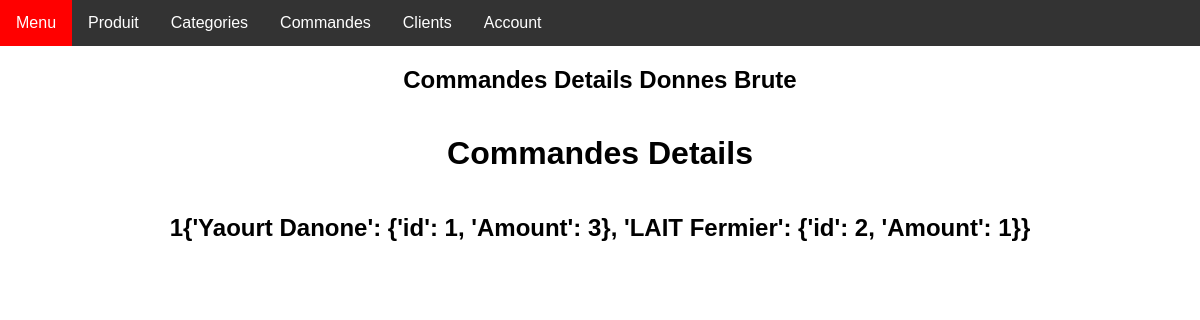
Before: /employer/commandes/detail/1/ with the older database file.
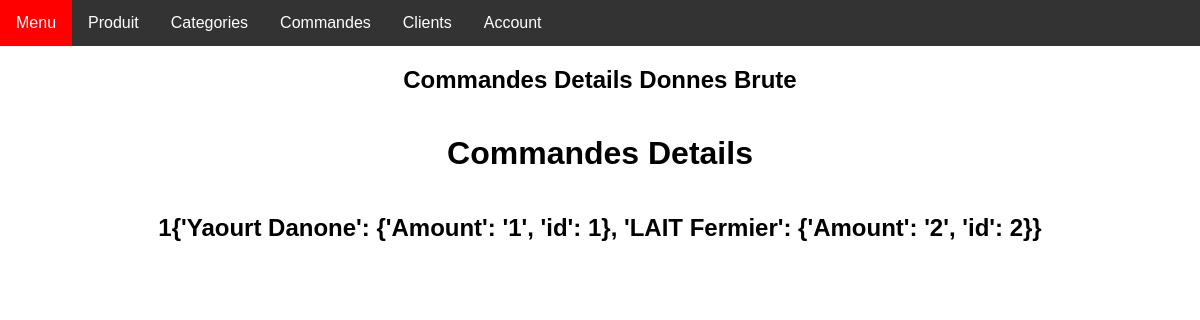
After: the same page with the newer database file.
### employer/models.py (models this page shows)
class Commandes(models.Model):
    client = models.ForeignKey(Clients,on_delete=models.CASCADE)
    date = models.DateTimeField()
    commande = models.TextField(null=False,default="{}")
    def __str__(self) -> str:
        return str(self.id) +"" +self.commande

### employer/views/commandes/commandes_detail.py (the view)
# urls.py: path('commandes/detail/<int:pk>/', CommandesDetailView.as_view(), name='commandes_detail'),
class CommandesDetailView(DetailView):
    model = Commandes
    template_name = "commandes/commandes_detail.html"

### employer/templates/commandes/commandes_detail.html (shortened to what this page needs)
{% extends "main.html" %}
{% block content %}
<h2 class="form-title">Commandes Details Donnes Brute</h2>
<h1>Commandes Details</h1>
<h2>{{object}}</h2>
{% endblock %}

Changed rows visible on the page:
changed Commandes: id+commande "1{'Yaourt Danone': {'id': 1, 'Amount': 3}, 'LAIT Fermier': {'id': 2, 'Amount': 1}}" → "1{'Yaourt Danone': {'Amount': '1', 'id': 1}, 'LAIT Fermier': {'Amount': '2', 'id': 2}}"
